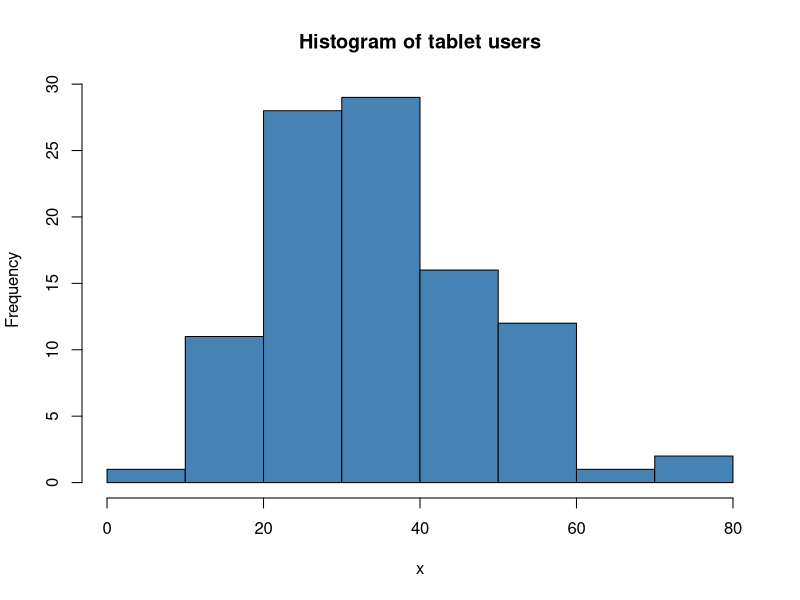

Write R code to recreate this figure. (Note: this script raises an error after producing the figure.)
###Central Limit Theorem###
#   The central limit theorem says that the sampling distribution of the mean will always be
#  normally distributed, as long as the sample size is large enough. Regardless of whether 
#  the population has a normal, Poisson, binomial, or any other distribution, the sampling 
#  distribution of the mean will be normal.

#Example1.
#An unknown distribution has a mean of 90 and a standard deviation of 15. Samples of size  
#n = 25 are drawn randomly from the population.

#a.Find the probability that the sample mean is between 85 and 92.

pnorm(92, 90,  15/sqrt(25)) - pnorm(85, 90,  15/sqrt(25))

#b.Find the value that is two standard deviations above the expected value, 90, of the sample
#  mean.
#  Xbar ~ N (μx, σX/sqrtn)

#  Xbar ~ N (μx + (# of STDEVs)(σx√n))
90 + 2 * 15/sqrt(25)

#standard error of the mean formula
# SE = sigma / sqrt (n)

15/sqrt(25)

#Example2.
#An unknown distribution has a mean of 45 and a standard deviation of eight.Samples of size
#n = 30 are drawn randomly from the population. Find the probability that the sample mean
#is between 42 and 50.

# P(42 < xbar < 50) = pnorm(b, μ, σ/sqrt(n)) - pnorm(a, μ, σ/sqrt(n))
pnorm(50, 45, 8/sqrt(30)) - pnorm(42, 45, 8/sqrt(30))

#Example3.
#The length of time, in hours, it takes an "over 40" group of people to play one soccer 
#match is normally distributed with a mean of two hours and a standard deviation of 0.5 
#hours. A sample of size  n=50 is drawn randomly from the population.Find the probability
#that the sample mean is between 1.8 hours and 2.3 hours.

##P(1.8< xbar < 2.3) = pnorm(b, μ, σ/sqrt(n)) - pnorm(a, μ, σ/sqrt(n))

pnorm(2.3, 2, 0.5/sqrt(50)) - pnorm(1.8, 2, 0.5/sqrt(50))

#Example4.
#The length of time taken on the SAT for a group of students is normally distributed with
#a mean of 2.5 hours and a standard deviation of 0.25 hours.A sample size of n = 60 is 
#drawn randomly from the population. Find the probability that the sample mean is between
#two hours and three hours.

#P(2 < xbar < 3) = pnorm(b, μ, σ/sqrt(n)) - pnorm(a, μ, σ/sqrt(n))

pnorm(3, 2.5, 0.25/sqrt(60)) - pnorm(2, 2.5, 0.25/sqrt(60))

#Example5.
#In a recent study reported Oct. 29, 2012 on the Flurry Blog, the mean age of tablet users
#is 34 years. Suppose the standard deviation is 15 years. Take a sample of size  n=100

#a.What are the mean and standard deviation for the sample mean ages of tablet users?

#Since the sample mean tends to target the population mean, we have  μx=μ=34
#The sample standard deviation is given by:  

#  σX = σ/sqrt(n)
  
15/sqrt(100)
  
#b.What does the distribution look like?

set.seed(0)

#create random variable with sample size of 100 that is normally distributed 

x <- rnorm(n=100, 34, 15)
hist(x, col='steelblue', main = "Histogram of tablet users")

#c.Find the probability that the sample mean age is more than 30 years (the reported mean
#age of tablet users in this particular study).
  
# P(X > 30) = 1 - pnorm(a, μ, σ/sqrt(n))

1 - pnorm(30, 34, 15/sqrt(100))

#d.Find the 95th percentile for the sample mean age (to one decimal place).

qnorm(0.95, 34, 15/sqrt(100))

#Example6.
#In an article on Flurry Blog, a gaming marketing gap for men between the ages of 30 and 
#40 is identified. You are researching a startup game targeted at the 35-year-old demographic.
#Your idea is to develop a strategy game that can be played by men from their late 20s 
#through their late 30s. Based on the article’s data, industry research shows that the 
#average strategy player is 28 years old with a standard deviation of 4.8 years.You take 
#a sample of 100 randomly selected gamers. If your target market is 29- to 35-year-olds, 
#should you continue with your development strategy?

#P(29 < x bar < 35) 

#You need to determine the probability for men whose mean age is between 29 and 35 years
#of age wanting to play a strategy game:

pnorm(35, 28, 4.8/sqrt(100)) - pnorm(29, 28, 4.8/sqrt(100))

#You can conclude there is approximately a 1.9% chance that your game will be played by
#men whose mean age is between 29 and 35.

#Example7.
#The mean number of minutes for app engagement by a tablet user is 8.2 minutes.Suppose 
#the standard deviation is one minute. Take a sample of 60.

#a.What are the mean and standard deviation for the sample mean number of app engagement
#  by a tablet user?
  
μ = μ = 8.2

#σ = σ/sqrt(n)

1/sqrt(60)
  
#b.What is the standard error of the mean?

# Formula : SE = sigma / sqrt (n)
#This allows us to calculate the probability of sample means of a particular distance 
#from the mean, in repeated samples of size 60.

1/sqrt(60)

#c.Find the 90th percentile for the sample mean time for app engagement for a tablet 
#  user.Interpret this value in a complete sentence.

qnorm(0.90, 8.2, 1/sqrt(60))
  
#d.Find the probability that the sample mean is between eight minutes and 8.5 minutes.

#P(8 < x bar < 8.5)

pnorm(8.5, 8.2, 1/sqrt(60)) - pnorm(8, 8.2, 1/sqrt(60))

#Example8.
#Cans of a cola beverage claim to contain 16 ounces. The amounts in a sample are measured
#and the statistics are  n=34,  x¯=16.01 ounces. If the cans are filled so that  μ=16.00
#ounces (as labeled) and  σ=0.143 ounces, find the probability that a sample of 34 cans 
#will have an average amount greater than 16.01 ounces. Do the results suggest that cans 
#are filled with an amount greater than 16 ounces?

#P(x bar > 16.01)

1 - pnorm(16.01 , 16.00, 0.143/sqrt(34))
----------------------------------------------------------------------------------------

  

  
  .



